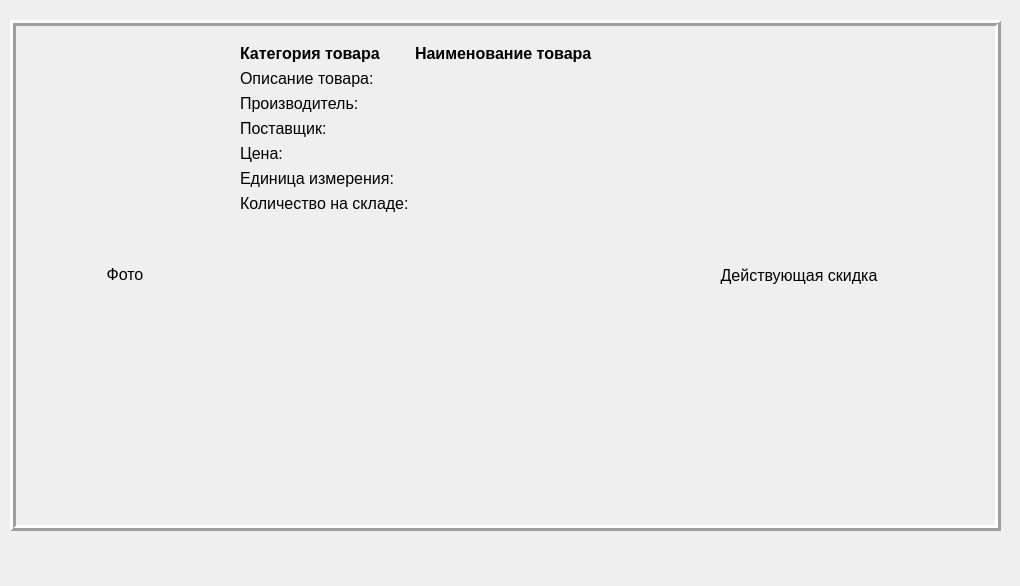
<?xml version="1.0" encoding="UTF-8"?>
<ui version="4.0">
 <class>Form</class>
 <widget class="QWidget" name="Form">
  <property name="geometry">
   <rect>
    <x>0</x>
    <y>0</y>
    <width>1020</width>
    <height>586</height>
   </rect>
  </property>
  <property name="windowTitle">
   <string>Form</string>
  </property>
  <widget class="QWidget" name="verticalLayoutWidget">
   <property name="geometry">
    <rect>
     <x>10</x>
     <y>20</y>
     <width>991</width>
     <height>511</height>
    </rect>
   </property>
   <layout class="QVBoxLayout" name="verticalLayout">
    <item>
     <widget class="QFrame" name="frame_product">
      <property name="minimumSize">
       <size>
        <width>0</width>
        <height>200</height>
       </size>
      </property>
      <property name="styleSheet">
       <string notr="true">border-color: rgb(0, 0, 0);</string>
      </property>
      <property name="frameShape">
       <enum>QFrame::Shape::Box</enum>
      </property>
      <property name="frameShadow">
       <enum>QFrame::Shadow::Raised</enum>
      </property>
      <property name="lineWidth">
       <number>3</number>
      </property>
      <layout class="QHBoxLayout" name="horizontalLayout_2">
       <item>
        <widget class="QLabel" name="label_image">
         <property name="minimumSize">
          <size>
           <width>200</width>
           <height>200</height>
          </size>
         </property>
         <property name="maximumSize">
          <size>
           <width>200</width>
           <height>200</height>
          </size>
         </property>
         <property name="text">
          <string>&lt;html&gt;&lt;head/&gt;&lt;body&gt;&lt;p align=&quot;center&quot;&gt;&lt;span style=&quot; font-size:12pt;&quot;&gt;Фото&lt;/span&gt;&lt;/p&gt;&lt;/body&gt;&lt;/html&gt;</string>
         </property>
        </widget>
       </item>
       <item>
        <widget class="QWidget" name="widget" native="true">
         <layout class="QFormLayout" name="formLayout">
          <item row="0" column="0">
           <widget class="QLabel" name="label_category">
            <property name="text">
             <string>&lt;html&gt;&lt;head/&gt;&lt;body&gt;&lt;p&gt;&lt;span style=&quot; font-size:12pt; font-weight:700;&quot;&gt;Категория товара&lt;/span&gt;&lt;/p&gt;&lt;/body&gt;&lt;/html&gt;</string>
            </property>
           </widget>
          </item>
          <item row="0" column="1">
           <widget class="QLabel" name="label_name">
            <property name="text">
             <string>&lt;html&gt;&lt;head/&gt;&lt;body&gt;&lt;p&gt;&lt;span style=&quot; font-size:12pt; font-weight:700;&quot;&gt;Наименование товара&lt;/span&gt;&lt;/p&gt;&lt;/body&gt;&lt;/html&gt;</string>
            </property>
           </widget>
          </item>
          <item row="1" column="0">
           <widget class="QLabel" name="label_description">
            <property name="text">
             <string>&lt;html&gt;&lt;head/&gt;&lt;body&gt;&lt;p&gt;&lt;span style=&quot; font-size:12pt;&quot;&gt;Описание товара:&lt;/span&gt;&lt;/p&gt;&lt;/body&gt;&lt;/html&gt;</string>
            </property>
           </widget>
          </item>
          <item row="1" column="1">
           <widget class="QLabel" name="label_description_value">
            <property name="text">
             <string/>
            </property>
           </widget>
          </item>
          <item row="2" column="0">
           <widget class="QLabel" name="label_manufacturer">
            <property name="text">
             <string>&lt;html&gt;&lt;head/&gt;&lt;body&gt;&lt;p&gt;&lt;span style=&quot; font-size:12pt;&quot;&gt;Производитель:&lt;/span&gt;&lt;/p&gt;&lt;/body&gt;&lt;/html&gt;</string>
            </property>
           </widget>
          </item>
          <item row="2" column="1">
           <widget class="QLabel" name="label_manufacturer_value">
            <property name="text">
             <string/>
            </property>
           </widget>
          </item>
          <item row="3" column="0">
           <widget class="QLabel" name="label_supplier">
            <property name="text">
             <string>&lt;html&gt;&lt;head/&gt;&lt;body&gt;&lt;p&gt;&lt;span style=&quot; font-size:12pt;&quot;&gt;Поставщик:&lt;/span&gt;&lt;/p&gt;&lt;/body&gt;&lt;/html&gt;</string>
            </property>
           </widget>
          </item>
          <item row="3" column="1">
           <widget class="QLabel" name="label_supplier_value">
            <property name="text">
             <string/>
            </property>
           </widget>
          </item>
          <item row="4" column="0">
           <widget class="QLabel" name="label_price">
            <property name="text">
             <string>&lt;html&gt;&lt;head/&gt;&lt;body&gt;&lt;p&gt;&lt;span style=&quot; font-size:12pt;&quot;&gt;Цена:&lt;/span&gt;&lt;/p&gt;&lt;/body&gt;&lt;/html&gt;</string>
            </property>
           </widget>
          </item>
          <item row="4" column="1">
           <widget class="QLabel" name="label_price_value">
            <property name="text">
             <string/>
            </property>
           </widget>
          </item>
          <item row="5" column="0">
           <widget class="QLabel" name="label_unit">
            <property name="text">
             <string>&lt;html&gt;&lt;head/&gt;&lt;body&gt;&lt;p&gt;&lt;span style=&quot; font-size:12pt;&quot;&gt;Единица измерения:&lt;/span&gt;&lt;/p&gt;&lt;/body&gt;&lt;/html&gt;</string>
            </property>
           </widget>
          </item>
          <item row="5" column="1">
           <widget class="QLabel" name="label_unit_value">
            <property name="text">
             <string/>
            </property>
           </widget>
          </item>
          <item row="6" column="0">
           <widget class="QLabel" name="label_quantity">
            <property name="text">
             <string>&lt;html&gt;&lt;head/&gt;&lt;body&gt;&lt;p&gt;&lt;span style=&quot; font-size:12pt;&quot;&gt;Количество на складе:&lt;/span&gt;&lt;/p&gt;&lt;/body&gt;&lt;/html&gt;</string>
            </property>
           </widget>
          </item>
          <item row="6" column="1">
           <widget class="QLabel" name="label_quantity_value">
            <property name="text">
             <string/>
            </property>
           </widget>
          </item>
         </layout>
        </widget>
       </item>
       <item>
        <widget class="QLabel" name="label_8">
         <property name="text">
          <string>&lt;html&gt;&lt;head/&gt;&lt;body&gt;&lt;p align=&quot;center&quot;&gt;&lt;span style=&quot; font-size:12pt;&quot;&gt;Действующая скидка&lt;/span&gt;&lt;/p&gt;&lt;/body&gt;&lt;/html&gt;</string>
         </property>
        </widget>
       </item>
      </layout>
     </widget>
    </item>
   </layout>
  </widget>
 </widget>
 <resources/>
 <connections/>
</ui>
